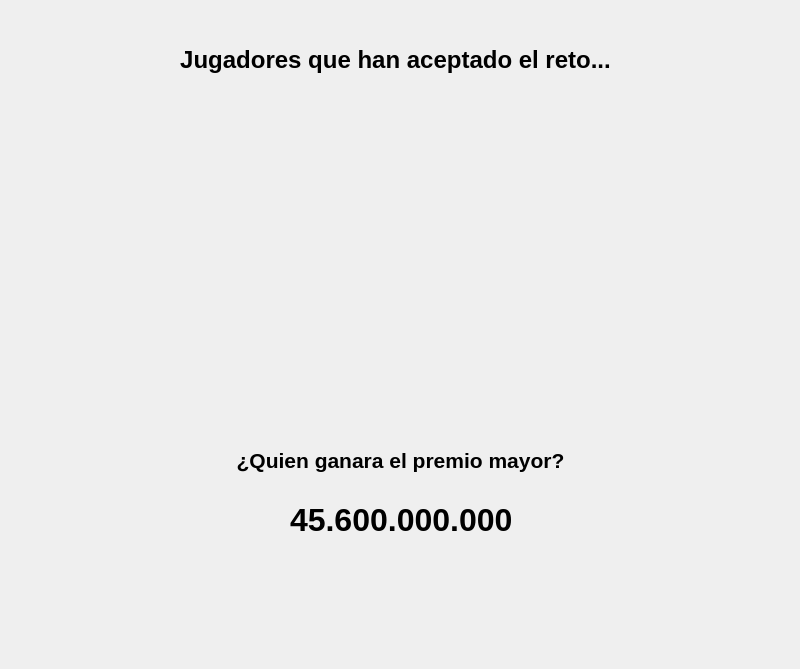
<?xml version="1.0" encoding="UTF-8"?>
<ui version="4.0">
 <class>SalaEspera</class>
 <widget class="QMainWindow" name="SalaEspera">
  <property name="geometry">
   <rect>
    <x>0</x>
    <y>0</y>
    <width>800</width>
    <height>669</height>
   </rect>
  </property>
  <property name="windowTitle">
   <string>Sala de Espera</string>
  </property>
  <widget class="QWidget" name="centralwidget">
   <widget class="QLabel" name="label">
    <property name="geometry">
     <rect>
      <x>130</x>
      <y>30</y>
      <width>531</width>
      <height>61</height>
     </rect>
    </property>
    <property name="text">
     <string>&lt;html&gt;&lt;head/&gt;&lt;body&gt;&lt;p&gt;&lt;span style=&quot; font-size:18pt; font-weight:600;&quot;&gt;Jugadores que han aceptado el reto...&lt;/span&gt;&lt;/p&gt;&lt;/body&gt;&lt;/html&gt;</string>
    </property>
    <property name="scaledContents">
     <bool>false</bool>
    </property>
    <property name="alignment">
     <set>Qt::AlignCenter</set>
    </property>
   </widget>
   <widget class="QWidget" name="formLayoutWidget">
    <property name="geometry">
     <rect>
      <x>120</x>
      <y>110</y>
      <width>551</width>
      <height>301</height>
     </rect>
    </property>
    <layout class="QFormLayout" name="lista_jugadores"/>
   </widget>
   <widget class="QLabel" name="label_2">
    <property name="geometry">
     <rect>
      <x>150</x>
      <y>430</y>
      <width>501</width>
      <height>61</height>
     </rect>
    </property>
    <property name="text">
     <string>&lt;html&gt;&lt;head/&gt;&lt;body&gt;&lt;p align=&quot;center&quot;&gt;&lt;span style=&quot; font-size:16pt; font-weight:600;&quot;&gt;¿Quien ganara el premio mayor?&lt;/span&gt;&lt;/p&gt;&lt;/body&gt;&lt;/html&gt;</string>
    </property>
    <property name="scaledContents">
     <bool>false</bool>
    </property>
    <property name="alignment">
     <set>Qt::AlignCenter</set>
    </property>
   </widget>
   <widget class="QLabel" name="label_3">
    <property name="geometry">
     <rect>
      <x>200</x>
      <y>490</y>
      <width>71</width>
      <height>61</height>
     </rect>
    </property>
    <property name="text">
     <string/>
    </property>
    <property name="pixmap">
     <pixmap>../sprites/decoraciones/wones.png</pixmap>
    </property>
    <property name="scaledContents">
     <bool>true</bool>
    </property>
   </widget>
   <widget class="QLabel" name="label_4">
    <property name="geometry">
     <rect>
      <x>290</x>
      <y>500</y>
      <width>311</width>
      <height>41</height>
     </rect>
    </property>
    <property name="text">
     <string>&lt;html&gt;&lt;head/&gt;&lt;body&gt;&lt;p&gt;&lt;span style=&quot; font-size:24pt; font-weight:600;&quot;&gt;45.600.000.000&lt;/span&gt;&lt;/p&gt;&lt;/body&gt;&lt;/html&gt;</string>
    </property>
   </widget>
   <widget class="QLabel" name="iconos_2">
    <property name="geometry">
     <rect>
      <x>330</x>
      <y>580</y>
      <width>121</width>
      <height>71</height>
     </rect>
    </property>
    <property name="text">
     <string/>
    </property>
    <property name="pixmap">
     <pixmap>../sprites/decoraciones/tarjeta.png</pixmap>
    </property>
    <property name="scaledContents">
     <bool>true</bool>
    </property>
   </widget>
  </widget>
 </widget>
 <resources/>
 <connections/>
</ui>
